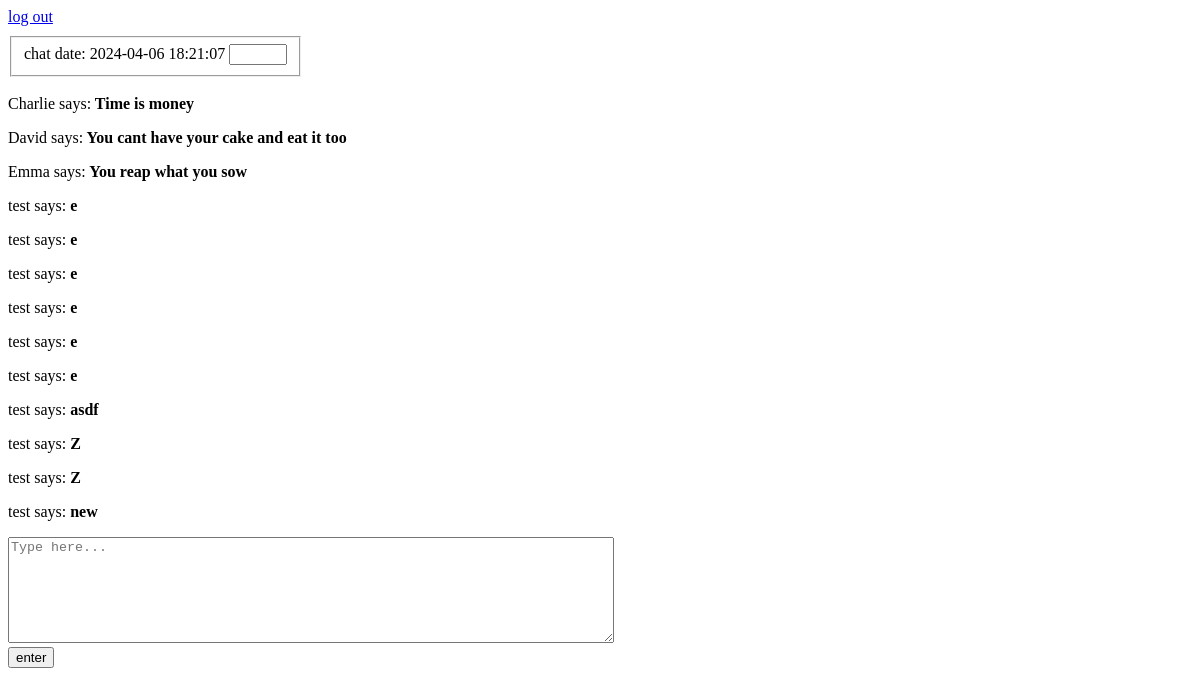
The page /index (signed in) on the database as committed earlier.
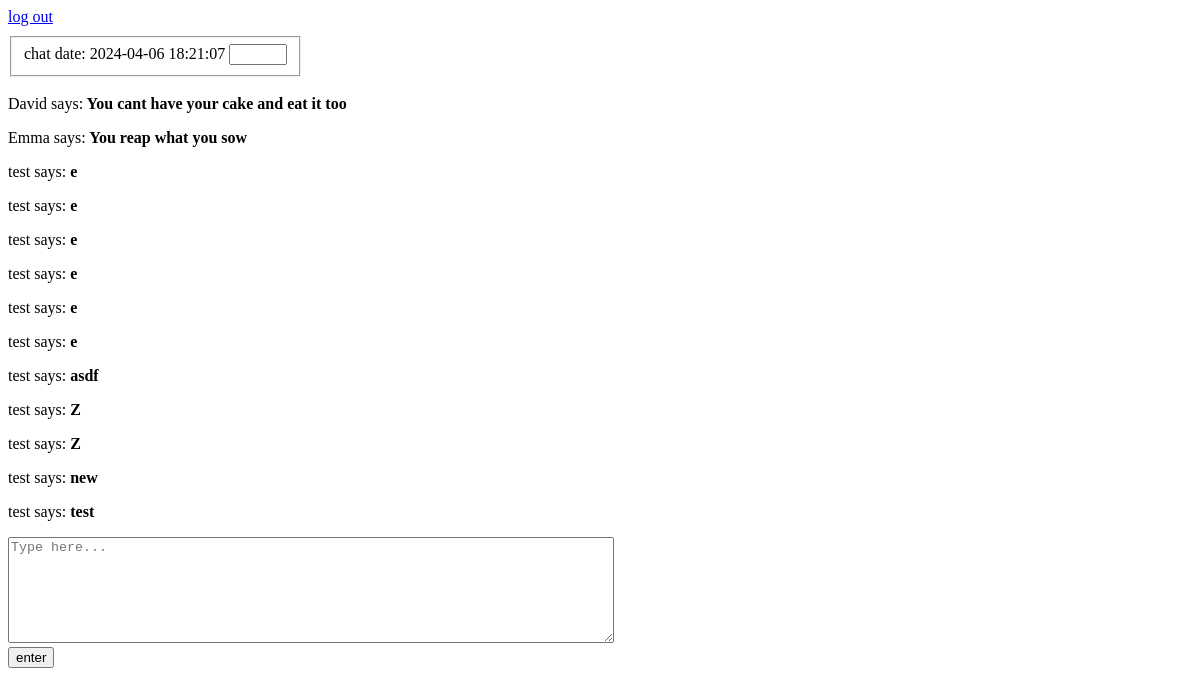
The same page on the database as committed later.
### tables this page shows
CREATE TABLE "messages" (
	"username"	TEXT,
	"message"	INTEGER
, "time"	DATETIME);

### app.py (the view, shortened to what this page needs)
@app.route('/')
@app.route('/index', methods=['GET', 'POST'])
def index():
    global logged_in
    if logged_in == True:
        date = db.current_datetime()
        messages = db.messages(date)
        return render_template('index.html',messages=messages, date= date)
    return redirect('/login')

### app.py (called while the page is built)
    def messages(self, date):
        with sqlite3.connect('blog.db') as conn:
            cursor = conn.cursor()
            cursor.execute(f"SELECT * FROM messages WHERE time < '{str(date)}' ORDER BY time DESC")
            messages = list(reversed(cursor.fetchall()))
            cursor.close()
            print(messages)
        return messages

    def current_datetime(self):
        timestamp = datetime.datetime.now()
        self.formatted_timestamp = timestamp.strftime('%Y-%m-%d %H:%M:%S') #formats the date for SQL
        return self.formatted_timestamp

### templates/index.html (shortened to what this page needs)
<!DOCTYPE html>
<html>
<head>
</head>
<a href="/login">log out</a>
<div style="padding-bottom: 10px;"></div>
<fieldset style="display: inline-block">
<form action="/index" method="POST">
    <label for="date">chat date: {{ date }} </label>
    <input type="text" name="date" style="width: 50px;"><br>
</form>
</fieldset>
<body>
    <div style="padding-bottom: 10px;"></div>
    <div id="chatbox" style="max-height: 450px; overflow-y: auto;">
        {% for row in messages %}
            <p>{{row[0]}} says:<b> {{row[1]}}</b></p>
        {% endfor %}
    </div>
</body>
<form action="/index" method="POST">
    <textarea name="chatbox" id="inputText" style="width: 600px; max-width: 600px; height: 100px; max-height: 100px;" maxlength="10000" placeholder="Type here..."></textarea><br>
    <input type="submit" value="enter">
</form>
</html>

Rows that differ between the two databases and show on the page:
no longer on this page (row unchanged): messages: username "Charlie", message "Time is money"
added messages: username "test", message "test"
